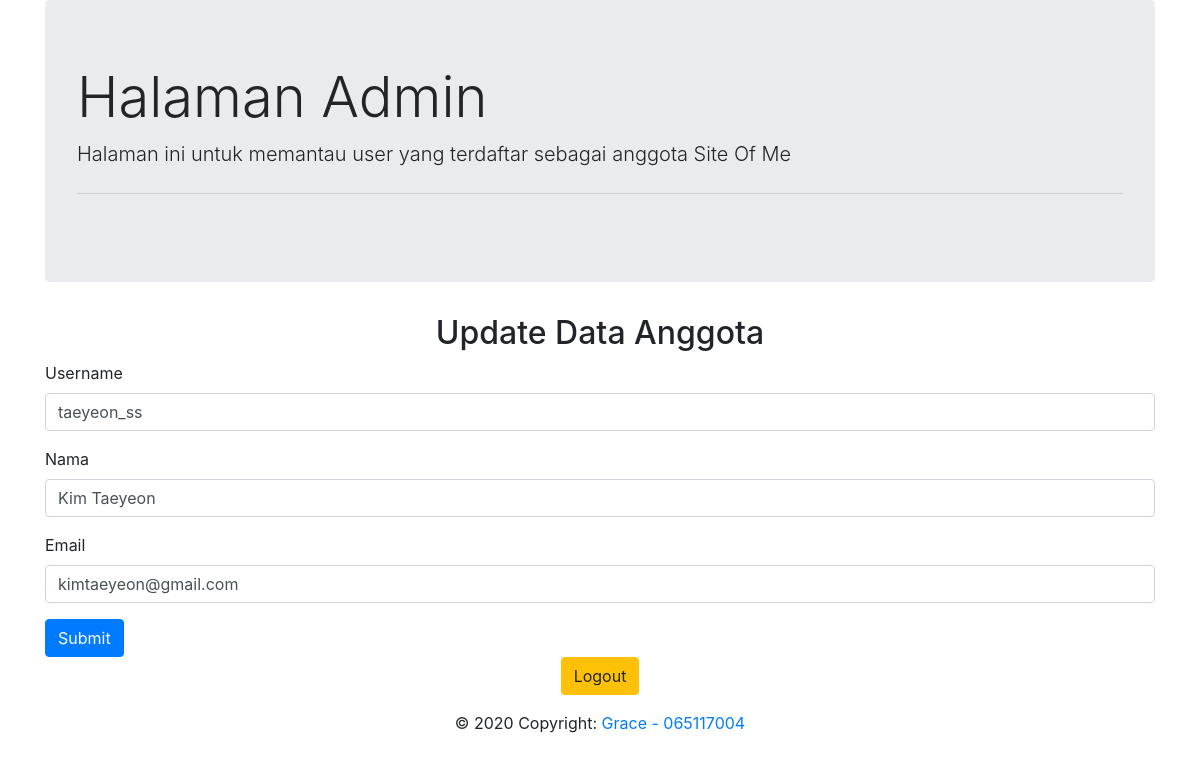
The app's page /update.php?id_anggota=5 with its own data.
### tables this page shows
CREATE TABLE `tb_anggota` (
  `id_anggota` int(5) NOT NULL,
  `username` varchar(25) NOT NULL,
  `name` varchar(50) NOT NULL,
  `email` varchar(50) NOT NULL
);

### update.php (the view, shortened to what this page needs)
<!DOCTYPE html>
<html lang="en">
    <head>
        <link rel="stylesheet" href="https://stackpath.bootstrapcdn.com/bootstrap/4.1.3/css/bootstrap.min.css">
        <link rel="stylesheet" href="bootstrap/css/bootstrap.min.css">
    </head>
    <body>
        <div class="container">
            <?php
            include "db_connect.php";
            function input($data) {
                $data = trim($data);
                $data = stripslashes($data);
                $data = htmlspecialchars($data);
                return $data;
            }
            if (isset($_GET['id_anggota'])) {
                $id_anggota = input($_GET["id_anggota"]);
                $sql = "SELECT * FROM tb_anggota WHERE id_anggota = $id_anggota";
                $hasil = mysqli_query($koneksi,$sql);
                $data = mysqli_fetch_assoc($hasil);
            }
            ?>
            <div class="jumbotron">
                <h1 class="display-4">Halaman Admin</h1>
                <p class="lead">Halaman ini untuk memantau user yang terdaftar sebagai anggota Site Of Me</p>
                <hr class="my-4">
            </div>
            <h2> <center> Update Data Anggota </center> </h2>
            <form action="<?php echo htmlspecialchars($_SERVER["PHP_SELF"]);?>" method="POST">
                <div class="form-group">
                    <label>Username</label>
                    <input type="text" name="username" class="form-control" value="<?php echo $data['username']; ?>" placeholder="Masukan Username" required />
                </div>
                <div class="form-group">
                    <label>Nama</label>
                    <input type="text" name="name" class="form-control" value="<?php echo $data['name']; ?>" placeholder="Masukan Nama" required/>
                </div>
                <div class="form-group">
                    <label>Email</label>
                    <input type="email" name="email" class="form-control" value="<?php echo $data['email']; ?>" placeholder="Masukan Email" required/>
                </div>
                <button type="submit" name="submit" class="btn btn-primary">Submit</button>
            </form>
        </div>
        <center><a href="logout.php" class="btn btn-warning" role="button">Logout</a></center>
        <div>
            <footer class="page-footer font-small blue">
            <div class="footer-copyright text-center py-3">© 2020 Copyright:
            <a href="#"> Grace - 065117004</a>
            </div>
            </footer>
        </div>
    </body>
</html>

### records on screen
tb_anggota: username "taeyeon_ss", name "Kim Taeyeon", email "kimtaeyeon@gmail.com"
